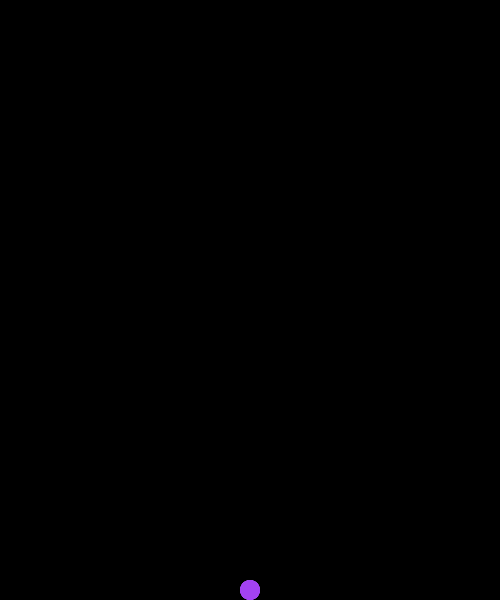
Frame 1 (no input)
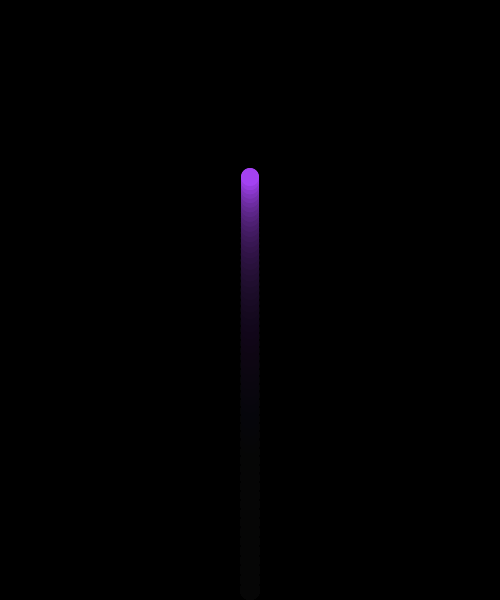
Frame 60 (the mouse pressed at the canvas centre just before this capture)
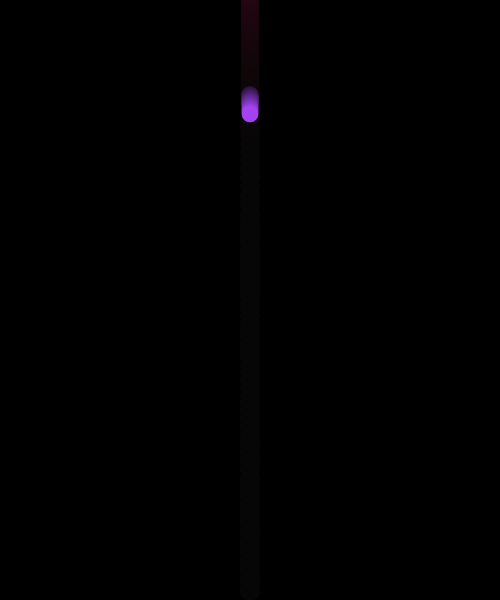
Frame 120 (the mouse held since frame 60 and released just before this capture)

The Processing sketch that drew these frames (run headless with seeded random() and noise(); from frame 60 on, the mouse is pressed at the canvas centre):

// Processing sketch: day5_05_fireworks_02
// ── day5_05_fireworks_02.pde
ArrayList<Particle> particles = new ArrayList<Particle>();


void setup() {
  size(500, 600);
  background(0);

  generateFireworks(width/2, height, 300);
}

void draw() {
  //background(0);

  // draw background with trasparency
  fill(0, 20);
  noStroke();
  rect(0, 0, width, height);

  // UPDATE & DISPLAY 
  for (int i=0; i<particles.size(); i++) {
    Particle p = particles.get(i); 
    p.move();
    p.fall();
    p.slowDown();
    if (keyPressed) {
      p.explode();
    }
    p.updateLifespan();
    //p.checkOutOfCanvas();
    p.display();
  }

  // REMOVE IF THE PARTICLE IS DONE
  for (int i = particles.size()-1; i >= 0; i--) {
    Particle p = particles.get(i);
    if (p.isDone) {
      particles.remove(i);
    }
  }


  // show the number of particles!
  fill(0, 0, 255);
  noStroke();
  //text( particles.size(), 10, 20 );
}



void mousePressed() {
  generateFireworks(mouseX, mouseY, 250);
}

void generateFireworks(float x, float y, int total) {
  float r = random(255);
  float g = random(255);
  float b = random(255);
  for (int i=0; i<total; i++) {
    particles.add( new Particle(x, y, r, g, b) );
  }
}


class Particle {
  float x, y;
  float xSpd, ySpd;
  float dia;
  float r, g, b;
  boolean isDone; // true or false
  float lifespan;
  float lifeReduction;
  boolean isExploded;

  Particle(float _x, float _y, float _r, float _g, float _b) {
    x = _x;
    y = _y;
    xSpd = 0;
    ySpd = -10; 
    dia = random(10, 20);
    r = _r;
    g = _g;
    b = _b;
    isDone = false;
    lifespan = 1.0;  // 100%
    lifeReduction = random(0.001, 0.010); // 0.1% to 1%
    isExploded = false;
  }
  void display() {
    pushStyle();

    fill(r, g, b, 255 * lifespan);
    noStroke();
    ellipse(x, y, dia * lifespan, dia * lifespan);

    popStyle();
  }
  void move() {
    x += xSpd;
    y += ySpd;
  }
  void fall() {
    ySpd += 0.1;
  }
  void checkOutOfCanvas() {
    if (x < 0 || x > width) {
      isDone = true;
    }
    if (y < 0 || y > height) {
      isDone = true;
    }
  }
  void updateLifespan() {
    if (lifespan > 0) {
      lifespan -= lifeReduction;
    } else {
      isDone = true;
      lifespan = 0;
    }
  }
  void explode() {
    int stength = 15;
    xSpd = random(-stength, stength);
    ySpd = random(-stength, stength);
    isExploded = true;
  }
  void slowDown() {
    if (isExploded) {
      float amount = 0.9;
      xSpd = xSpd * amount; 
      ySpd = ySpd * amount;
    }
  }
}
